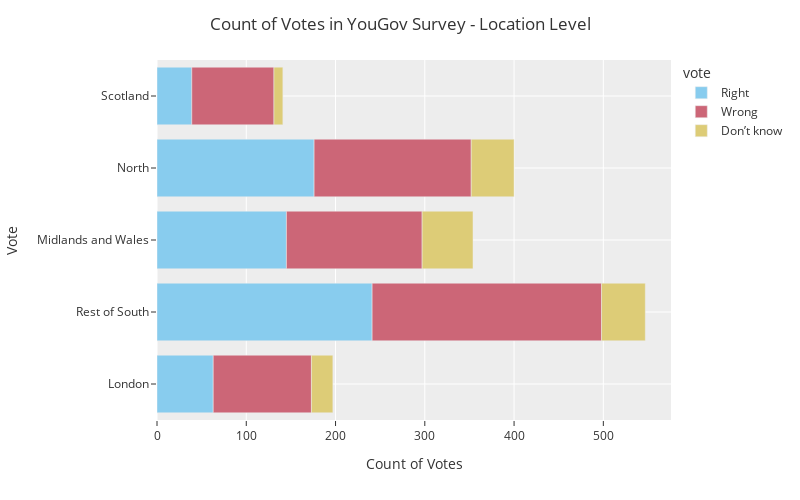

The notebook cell this image was saved under:
### Code cell
my_categories = ['London','Rest of South','Midlands and Wales','North','Scotland']

fig = px.bar(DF_plot,y='location',x='count',
             color='vote',
             color_discrete_sequence=px.colors.qualitative.Safe)

fig.update_layout(yaxis={'categoryorder': 'array', 'categoryarray': my_categories },
                  title='Count of Votes in YouGov Survey - Location Level',
                  xaxis_title="Count of Votes",
                  yaxis_title="Vote",
                  template='ggplot2',
                  autosize=False,
                  width=800,
                  height=500)

fig.show()

### Figure 1 — Plotly figure (JSON) as saved in the notebook; plotly's stock layout.template omitted (floating-point values rounded to 4 significant figures)
{"data": [{"hovertemplate": "vote=Right<br>count=%{x}<br>location=%{y}<extra></extra>", "legendgroup": "Right", "marker": {"color": "rgb(136, 204, 238)", "pattern": {"shape": ""}}, "name": "Right", "orientation": "h", "showlegend": true, "textposition": "auto", "type": "bar", "x": [63, 241, 145, 176, 39], "xaxis": "x", "y": ["London", "Rest of South", "Midlands and Wales", "North", "Scotland"], "yaxis": "y"}, {"hovertemplate": "vote=Wrong<br>count=%{x}<br>location=%{y}<extra></extra>", "legendgroup": "Wrong", "marker": {"color": "rgb(204, 102, 119)", "pattern": {"shape": ""}}, "name": "Wrong", "orientation": "h", "showlegend": true, "textposition": "auto", "type": "bar", "x": [110, 257, 152, 176, 92], "xaxis": "x", "y": ["London", "Rest of South", "Midlands and Wales", "North", "Scotland"], "yaxis": "y"}, {"hovertemplate": "vote=Don’t know<br>count=%{x}<br>location=%{y}<extra></extra>", "legendgroup": "Don’t know", "marker": {"color": "rgb(221, 204, 119)", "pattern": {"shape": ""}}, "name": "Don’t know", "orientation": "h", "showlegend": true, "textposition": "auto", "type": "bar", "x": [24, 49, 57, 48, 10], "xaxis": "x", "y": ["London", "Rest of South", "Midlands and Wales", "North", "Scotland"], "yaxis": "y"}], "layout": {"autosize": false, "barmode": "relative", "height": 500, "legend": {"title": {"text": "vote"}, "tracegroupgap": 0}, "margin": {"t": 60}, "title": {"text": "Count of Votes in YouGov Survey - Location Level"}, "width": 800, "xaxis": {"anchor": "y", "domain": [0, 1], "title": {"text": "Count of Votes"}}, "yaxis": {"anchor": "x", "categoryarray": ["London", "Rest of South", "Midlands and Wales", "North", "Scotland"], "categoryorder": "array", "domain": [0, 1], "title": {"text": "Vote"}}}}
